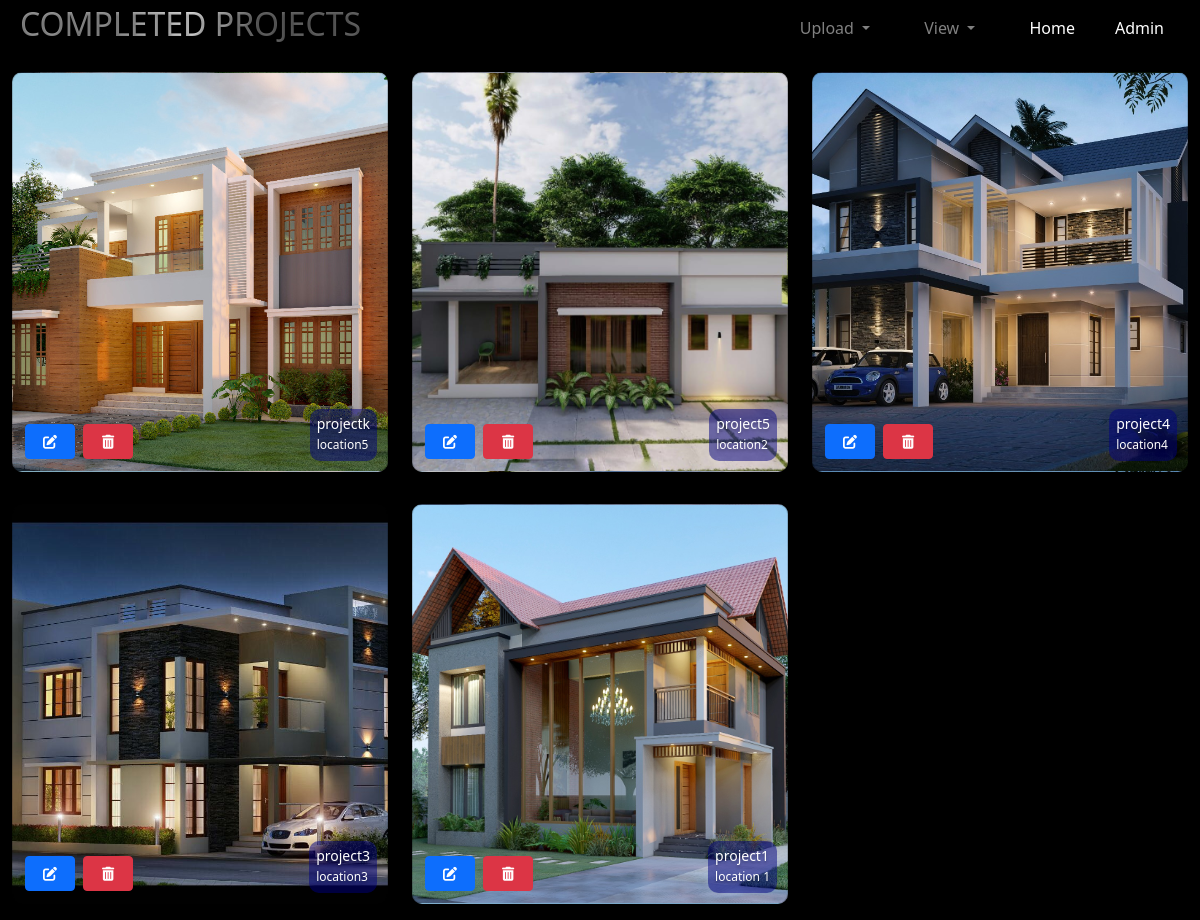
The page /viewcomplete/ on the database as committed earlier.
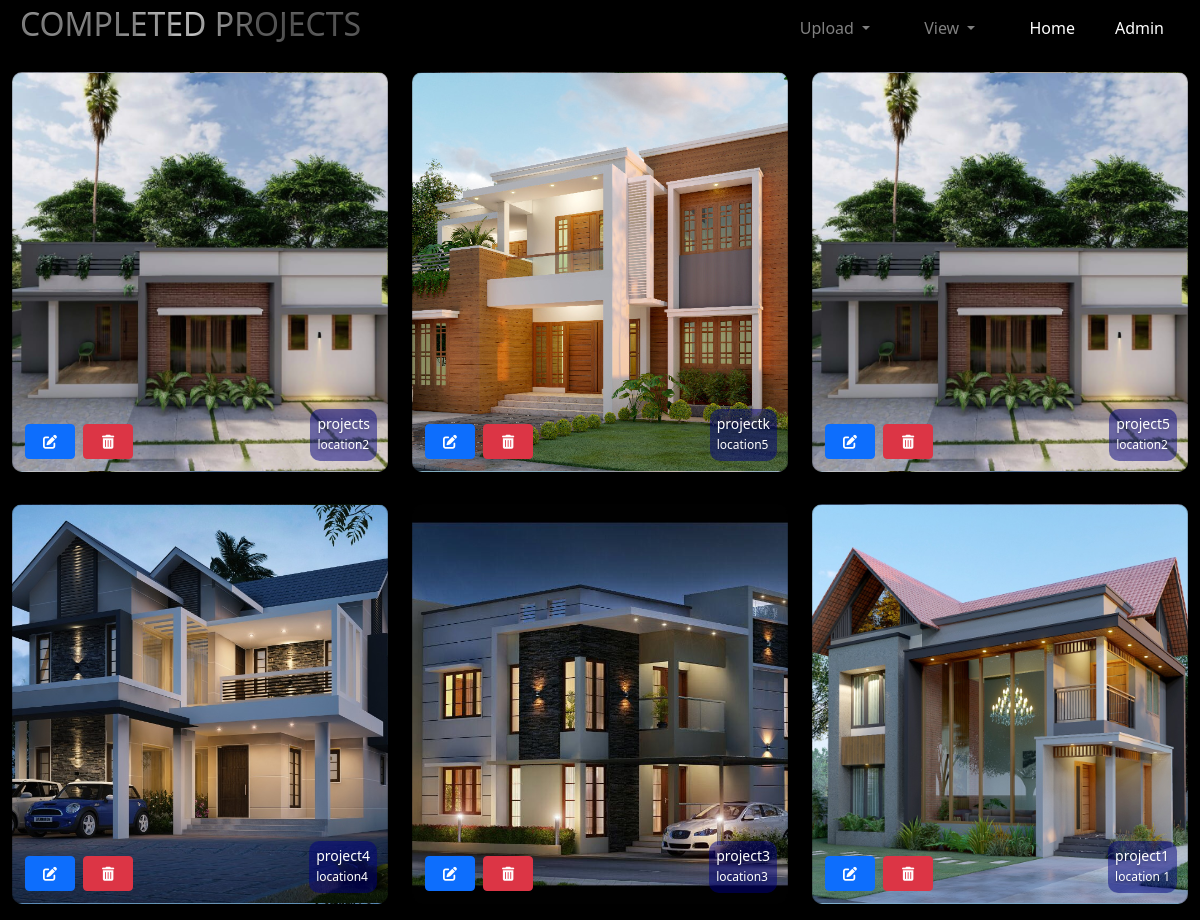
The same page on the database as committed later.
### cadapp/models.py (models this page shows, shortened)
class  Complete(models.Model):
    photo = models.ImageField(upload_to='gallery', blank=True, null=True)
    photo1 = models.ImageField(upload_to='gallery', blank=True, null=True)
    photo2 = models.ImageField(upload_to='gallery', blank=True, null=True)
    photooptional = models.ImageField(upload_to='gallery', blank=True, null=True)
    photooptional1 = models.ImageField(upload_to='gallery', blank=True, null=True)
    photooptional2 = models.ImageField(upload_to='gallery', blank=True, null=True)
    pic=models.ImageField(upload_to='gallery')
    title=models.CharField(max_length=700)
    location=models.CharField(max_length=500)
    created_at = models.DateTimeField(auto_now_add=True)

### cadapp/views.py (the view)
# urls.py: path('viewcomplete/',views.viewcomplete,name='viewcomplete'),
def viewcomplete(request):
    complete=Complete.objects.all().order_by('-created_at')
    context={'completed_list':complete}
    return render(request,'editcomplete.html',context)

### templates/editcomplete.html (shortened to what this page needs)
{% load static %}
<!DOCTYPE html>
<html lang="en">
<head>
    <link rel="stylesheet" href="https://stackpath.bootstrapcdn.com/bootstrap/4.5.2/css/bootstrap.min.css">
    <link rel="stylesheet" href="https://cdnjs.cloudflare.com/ajax/libs/font-awesome/6.5.2/css/all.min.css" />
    <link href="https://cdn.jsdelivr.net/npm/bootstrap@5.3.3/dist/css/bootstrap.min.css" rel="stylesheet">
    <link rel="stylesheet" href="{% static 'style1.css' %}">
</head>
<body>
<div class="sticky-top bg-dark bg-light-radial shadow-sm px-0">
    <nav class="navbar navbar-expand-lg navbar-dark py-3 py-lg-0 mx-0">
        <div class="container-fluid">
            <a href="" class="navbar-brand">
                <h1 class="steel-text">COMPLETED PROJECTS</h1>
            </a>
        <div class="collapse navbar-collapse" id="navbarCollapse">
            <div class="navbar-nav ms-auto py-0">
                <div class="nav-item dropdown">
                    <a href="#" class="nav-link dropdown-toggle mr-2" id="navbarDropdown" role="button" data-bs-toggle="dropdown" aria-expanded="false">
                        Upload
                    </a>
                </div>
                <div class="nav-item dropdown">
                    <a href="#" class="nav-link dropdown-toggle mr-2" id="navbarDropdown2" role="button" data-bs-toggle="dropdown" aria-expanded="false">
                        View
                    </a>
                </div>
                <a href="{% url 'credential:index' %}" class="nav-item nav-link active mr-4">Home</a>
                <a href="{% url 'credential:dashboard' %}" class="nav-item nav-link active mr-2">Admin</a>
            </div>
        </div>
    </nav>
</div>
<div class="container-fluid">
    <div class="row">
        {% for completed in completed_list %}
        <div class="col-md-4 col-sm-6 mb-3 mt-3" >
            <div class="card" style="background-image: url('{{ completed.pic.url }}');">
                <div class="card-body" data-toggle="modal" data-target="#completedProjectModal{{ completed.id }}">
                    <h5 class="card-title">{{ completed.title }}</h5>
                    <p class="card-text">{{ completed.location }}</p>
                </div>
                 <div class="button-group">
                        <button class="btn btn-primary btn-sm"style="width:50px;height:35px;margin:2px;" onclick="editComplete({{ completed.id }})"><i class="fa-solid fa-pen-to-square"></i></button>
                        <button class="btn btn-danger btn-sm" style="width:50px;height:35px;margin:2px;" onclick="deleteComplete({{ completed.id }})"><i class="fa-solid fa-trash-can"></i></button>
               </div>
            </div>
        </div>
        {% endfor %}
    </div>
</div>
</body>
</html>

Rows that differ between the two databases and show on the page:
added Complete: pic (picture), title "projects", location "location2"
